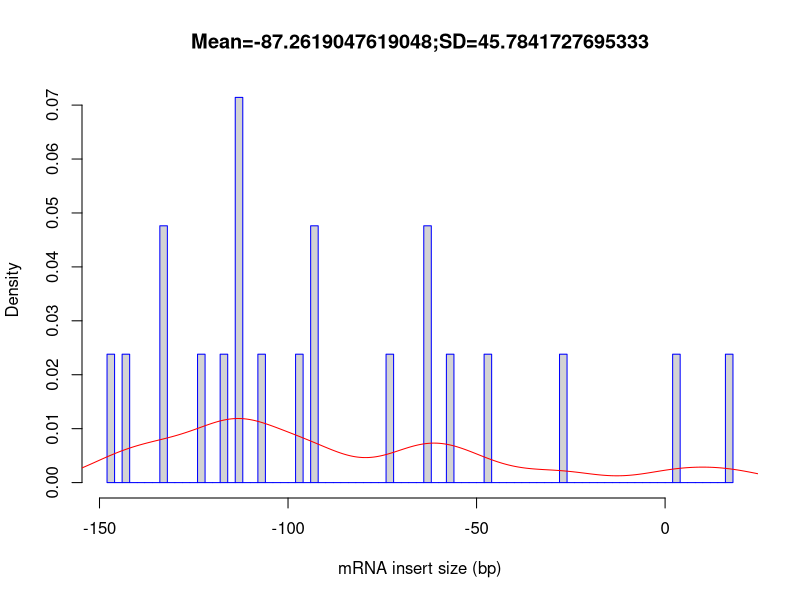

Write the R code that produced this figure.
out_file = 'Mmus_BAL-TAL_LRTN_GC_Rep2_G8'
pdf('Mmus_BAL-TAL_LRTN_GC_Rep2_G8.inner_distance_plot.pdf')
fragsize=rep(c(-147.5,-142.5,-137.5,-132.5,-127.5,-122.5,-117.5,-112.5,-107.5,-102.5,-97.5,-92.5,-87.5,-82.5,-77.5,-72.5,-67.5,-62.5,-57.5,-52.5,-47.5,-42.5,-37.5,-32.5,-27.5,-22.5,-17.5,-12.5,-7.5,-2.5,2.5,7.5,12.5,17.5,22.5,27.5,32.5,37.5,42.5,47.5,52.5,57.5,62.5,67.5,72.5,77.5,82.5,87.5,92.5,97.5,102.5,107.5,112.5,117.5,122.5,127.5,132.5,137.5,142.5,147.5,152.5,157.5,162.5,167.5,172.5,177.5,182.5,187.5,192.5,197.5,202.5,207.5,212.5,217.5,222.5,227.5,232.5,237.5,242.5,247.5,252.5,257.5,262.5,267.5,272.5,277.5,282.5,287.5,292.5,297.5,302.5,307.5,312.5,317.5,322.5,327.5,332.5,337.5,342.5,347.5),times=c(1,1,0,2,0,1,1,3,1,0,1,2,0,0,0,1,0,2,1,0,1,0,0,0,1,0,0,0,0,0,1,0,0,1,0,0,0,0,0,0,0,0,0,0,0,0,0,0,0,0,0,0,0,0,0,0,0,0,0,0,0,0,0,0,0,0,0,0,0,0,0,0,0,0,0,0,0,0,0,0,0,0,0,0,0,0,0,0,0,0,0,0,0,0,0,0,0,0,0,0))
frag_sd = sd(fragsize)
frag_mean = mean(fragsize)
frag_median = median(fragsize)
write(x=c("Name","Mean","Median","sd"), sep="	", file=stdout(),ncolumns=4)
write(c(out_file,frag_mean,frag_median,frag_sd),sep="	", file=stdout(),ncolumns=4)
hist(fragsize,probability=T,breaks=100,xlab="mRNA insert size (bp)",main=paste(c("Mean=",frag_mean,";","SD=",frag_sd),collapse=""),border="blue")
lines(density(fragsize,bw=10),col='red')
dev.off()
